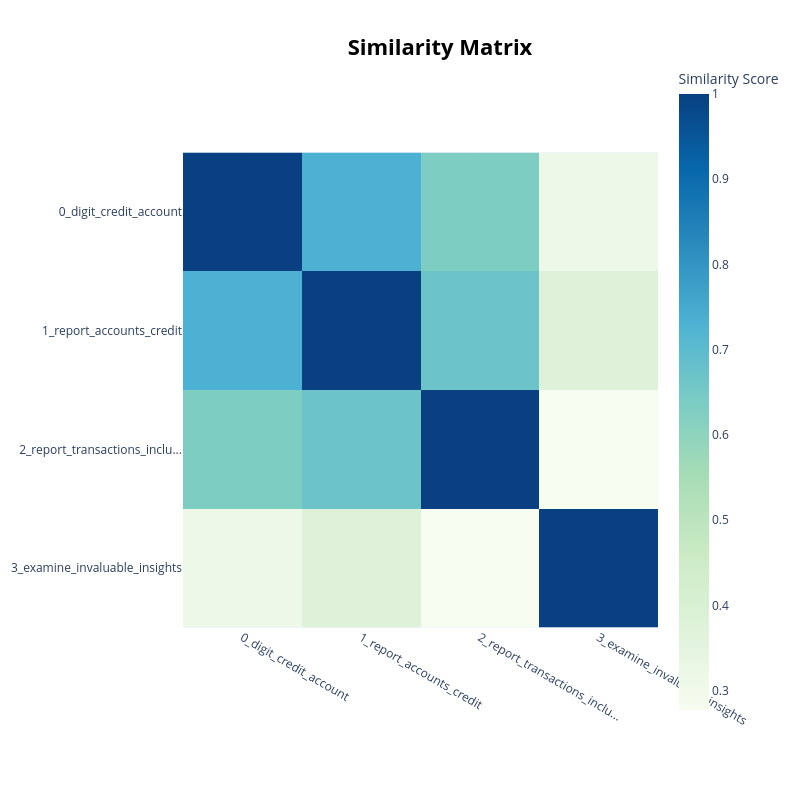

Notebook code cell kept with this figure:
### Code cell
topic_model.visualize_heatmap() # TF-IDF similarity between topics (darker = more similar)

### Figure 1 — Plotly figure (JSON) as saved in the notebook; plotly's stock layout.template omitted (floating-point values rounded to 4 significant figures)
{"data": [{"coloraxis": "coloraxis", "hovertemplate": "x: %{x}<br>y: %{y}<br>Similarity Score: %{z}<extra></extra>", "name": "0", "type": "heatmap", "x": ["0_digit_credit_account", "1_report_accounts_credit", "2_report_transactions_inclu...", "3_examine_invaluable_insights"], "xaxis": "x", "y": ["0_digit_credit_account", "1_report_accounts_credit", "2_report_transactions_inclu...", "3_examine_invaluable_insights"], "yaxis": "y", "z": [[1.0, 0.7336, 0.6347, 0.3131], [0.7336, 1.0, 0.6681, 0.3807], [0.6347, 0.6681, 1.0, 0.2773], [0.3131, 0.3807, 0.2773, 1.0]]}], "layout": {"coloraxis": {"colorbar": {"title": {"text": "Similarity Score"}}, "colorscale": [[0, "rgb(247,252,240)"], [0.125, "rgb(224,243,219)"], [0.25, "rgb(204,235,197)"], [0.375, "rgb(168,221,181)"], [0.5, "rgb(123,204,196)"], [0.625, "rgb(78,179,211)"], [0.75, "rgb(43,140,190)"], [0.875, "rgb(8,104,172)"], [1, "rgb(8,64,129)"]]}, "height": 800, "hoverlabel": {"bgcolor": "white", "font": {"family": "Rockwell", "size": 16}}, "legend": {"title": {"text": "Trend"}}, "margin": {"t": 60}, "showlegend": true, "title": {"font": {"color": "Black", "size": 22}, "text": "<b>Similarity Matrix</b>", "x": 0.55, "xanchor": "center", "y": 0.95, "yanchor": "top"}, "width": 800, "xaxis": {"anchor": "y", "constrain": "domain", "domain": [0, 1], "scaleanchor": "y"}, "yaxis": {"anchor": "x", "autorange": "reversed", "constrain": "domain", "domain": [0, 1]}}}
